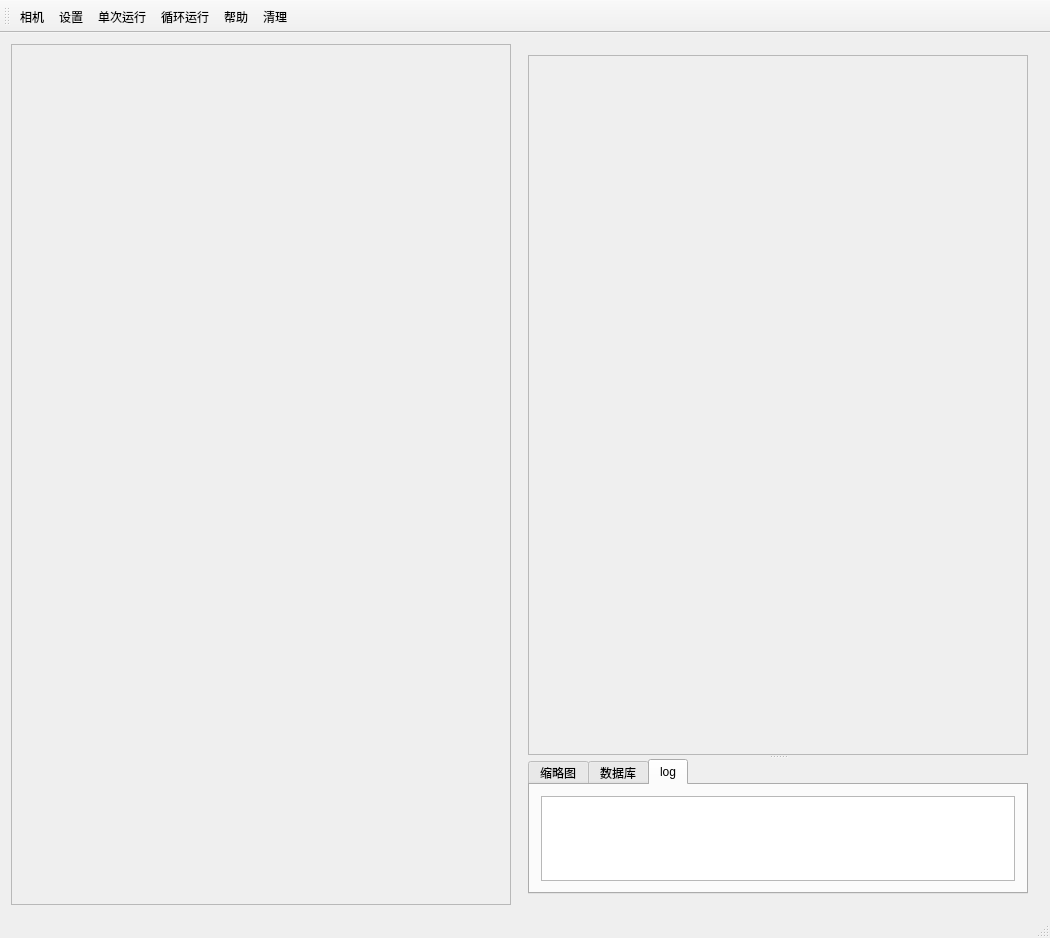
<?xml version="1.0" encoding="UTF-8"?>
<ui version="4.0">
 <class>MainWindow</class>
 <widget class="QMainWindow" name="MainWindow">
  <property name="geometry">
   <rect>
    <x>0</x>
    <y>0</y>
    <width>1042</width>
    <height>938</height>
   </rect>
  </property>
  <property name="windowTitle">
   <string>MainWindow</string>
  </property>
  <widget class="QWidget" name="centralWidget">
   <layout class="QHBoxLayout" name="horizontalLayout">
    <item>
     <widget class="QFrame" name="frame_2">
      <property name="minimumSize">
       <size>
        <width>500</width>
        <height>0</height>
       </size>
      </property>
      <property name="frameShape">
       <enum>QFrame::StyledPanel</enum>
      </property>
      <property name="frameShadow">
       <enum>QFrame::Plain</enum>
      </property>
      <property name="lineWidth">
       <number>4</number>
      </property>
      <layout class="QGridLayout" name="gridLayout_10">
       <item row="0" column="0">
        <layout class="QGridLayout" name="gridLayout_2"/>
       </item>
      </layout>
     </widget>
    </item>
    <item>
     <widget class="QSplitter" name="splitter">
      <property name="minimumSize">
       <size>
        <width>0</width>
        <height>0</height>
       </size>
      </property>
      <property name="lineWidth">
       <number>4</number>
      </property>
      <property name="orientation">
       <enum>Qt::Horizontal</enum>
      </property>
      <widget class="QWidget" name="widget" native="true">
       <layout class="QVBoxLayout" name="verticalLayout">
        <item>
         <widget class="QSplitter" name="splitter_2">
          <property name="orientation">
           <enum>Qt::Vertical</enum>
          </property>
          <widget class="QFrame" name="frame">
           <property name="minimumSize">
            <size>
             <width>500</width>
             <height>700</height>
            </size>
           </property>
           <property name="frameShape">
            <enum>QFrame::StyledPanel</enum>
           </property>
           <property name="frameShadow">
            <enum>QFrame::Raised</enum>
           </property>
           <layout class="QGridLayout" name="gridLayout">
            <property name="leftMargin">
             <number>0</number>
            </property>
            <property name="topMargin">
             <number>0</number>
            </property>
            <property name="rightMargin">
             <number>0</number>
            </property>
            <property name="bottomMargin">
             <number>0</number>
            </property>
            <property name="spacing">
             <number>0</number>
            </property>
            <item row="0" column="0">
             <layout class="QGridLayout" name="gridLayout_9"/>
            </item>
           </layout>
          </widget>
          <widget class="QTabWidget" name="tabWidget">
           <property name="currentIndex">
            <number>2</number>
           </property>
           <widget class="QWidget" name="tab1">
            <attribute name="title">
             <string>缩略图</string>
            </attribute>
            <layout class="QGridLayout" name="gridLayout_3">
             <item row="0" column="0">
              <layout class="QGridLayout" name="gridLayout_8"/>
             </item>
            </layout>
           </widget>
           <widget class="QWidget" name="tab_2">
            <attribute name="title">
             <string>数据库</string>
            </attribute>
            <layout class="QGridLayout" name="gridLayout_7">
             <item row="0" column="0">
              <widget class="QTableWidget" name="tableWidget">
               <row>
                <property name="text">
                 <string>数学老师</string>
                </property>
               </row>
               <row>
                <property name="text">
                 <string>英语老师</string>
                </property>
               </row>
               <column>
                <property name="text">
                 <string>name</string>
                </property>
               </column>
               <column>
                <property name="text">
                 <string>age</string>
                </property>
               </column>
               <column>
                <property name="text">
                 <string>sex</string>
                </property>
               </column>
              </widget>
             </item>
            </layout>
           </widget>
           <widget class="QWidget" name="tab_3">
            <attribute name="title">
             <string>log</string>
            </attribute>
            <layout class="QGridLayout" name="gridLayout_4">
             <item row="0" column="0">
              <widget class="QTextEdit" name="textEdit"/>
             </item>
            </layout>
           </widget>
          </widget>
         </widget>
        </item>
       </layout>
      </widget>
     </widget>
    </item>
   </layout>
  </widget>
  <widget class="QMenuBar" name="menuBar">
   <property name="geometry">
    <rect>
     <x>0</x>
     <y>0</y>
     <width>1042</width>
     <height>21</height>
    </rect>
   </property>
  </widget>
  <widget class="QToolBar" name="mainToolBar">
   <attribute name="toolBarArea">
    <enum>TopToolBarArea</enum>
   </attribute>
   <attribute name="toolBarBreak">
    <bool>false</bool>
   </attribute>
   <addaction name="camera_action"/>
   <addaction name="setting_action"/>
   <addaction name="once_action"/>
   <addaction name="loop_action"/>
   <addaction name="help_action"/>
   <addaction name="clear_action"/>
  </widget>
  <widget class="QStatusBar" name="statusBar"/>
  <action name="camera_action">
   <property name="icon">
    <iconset resource="resource.qrc">
     <normaloff>:/images/blue_camera.png</normaloff>
     <selectedon>:/images/orange_camera.png</selectedon>:/images/blue_camera.png</iconset>
   </property>
   <property name="text">
    <string>相机</string>
   </property>
   <property name="toolTip">
    <string>相机设置</string>
   </property>
  </action>
  <action name="setting_action">
   <property name="icon">
    <iconset resource="resource.qrc">
     <normaloff>:/images/setting.png</normaloff>:/images/setting.png</iconset>
   </property>
   <property name="text">
    <string>设置</string>
   </property>
  </action>
  <action name="once_action">
   <property name="icon">
    <iconset resource="resource.qrc">
     <normaloff>:/images/blue_once.png</normaloff>:/images/blue_once.png</iconset>
   </property>
   <property name="text">
    <string>单次运行</string>
   </property>
   <property name="toolTip">
    <string>单次运行</string>
   </property>
  </action>
  <action name="loop_action">
   <property name="checkable">
    <bool>true</bool>
   </property>
   <property name="icon">
    <iconset resource="resource.qrc">
     <normaloff>:/images/blue_loop.png</normaloff>:/images/blue_loop.png</iconset>
   </property>
   <property name="text">
    <string>循环运行</string>
   </property>
   <property name="toolTip">
    <string>循环运行</string>
   </property>
  </action>
  <action name="help_action">
   <property name="icon">
    <iconset resource="resource.qrc">
     <normaloff>:/images/blue_help.png</normaloff>:/images/blue_help.png</iconset>
   </property>
   <property name="text">
    <string>帮助</string>
   </property>
   <property name="toolTip">
    <string>帮助</string>
   </property>
  </action>
  <action name="clear_action">
   <property name="icon">
    <iconset resource="resource.qrc">
     <normaloff>:/images/clear.png</normaloff>:/images/clear.png</iconset>
   </property>
   <property name="text">
    <string>清理</string>
   </property>
   <property name="toolTip">
    <string>清理</string>
   </property>
  </action>
 </widget>
 <layoutdefault spacing="6" margin="11"/>
 <resources>
  <include location="resource.qrc"/>
 </resources>
 <connections/>
</ui>
